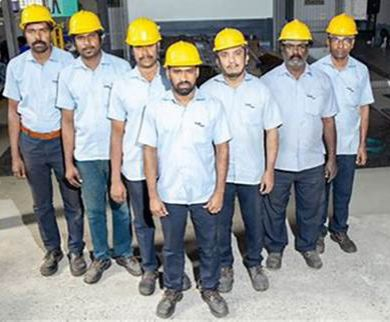
#> input picture d.jpg, 390 x 322 px, found by its file name
$ python helm.py
#> lines starting #> are read from the running program, lines starting #| are printed output that depends on the picture; after the words box and inside, x2 and y2 are one past the last pixel; in counts of white or black regions, pixels touching at a corner belong together
import cv2
import numpy as np
import os

# Path ke gambar
image_path = r"C:\Users\eka pandu\Documents\.SEMESTER 6\Praktikum Machine Vision\ETS Machine Vision\d.jpg"

# Load gambar
image = cv2.imread(image_path)
#> image is the input picture: shape (322, 390, 3); mean B, G, R 147.6, 149.3, 146.6
if image is None:
    print("Gambar tidak ditemukan.")
    exit()

# Resize gambar
image = cv2.resize(image, (640, 480))
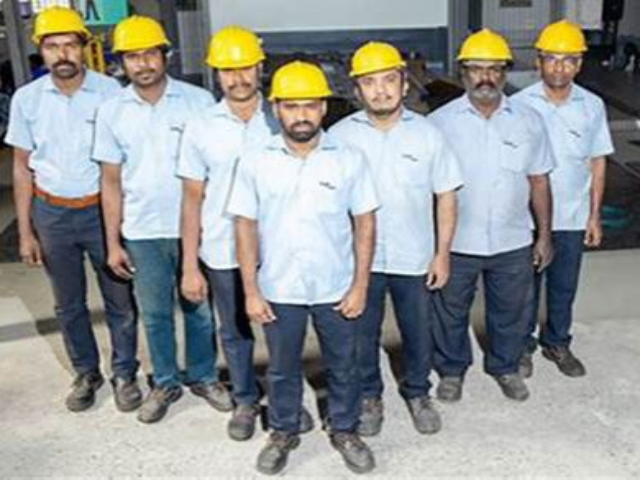
#> image: shape (480, 640, 3); mean B, G, R 147.4, 149.2, 146.5

# Ubah ke HSV
hsv = cv2.cvtColor(image, cv2.COLOR_BGR2HSV)
#> hsv: shape (480, 640, 3); mean H, S, V 73.6, 53, 161.3

# Range warna kuning
lower_yellow = np.array([20, 100, 100])
upper_yellow = np.array([35, 255, 255])

# Mask warna kuning
mask = cv2.inRange(hsv, lower_yellow, upper_yellow)
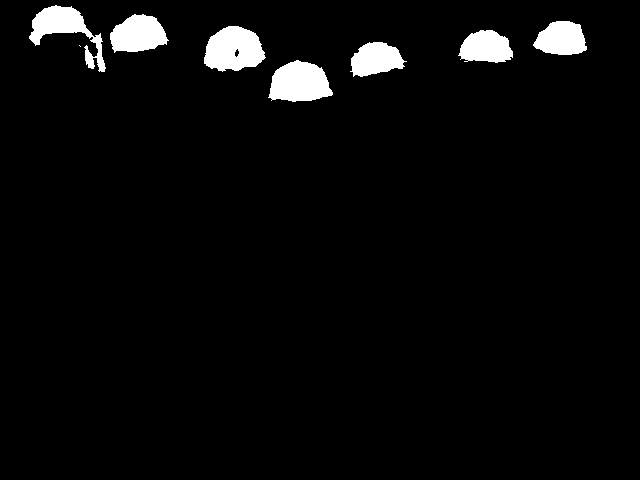
#> mask: shape (480, 640); 3.8% white; 8 white regions (1 under 20 px), largest, box (x1, y1, x2, y2) and area: (204, 26, 266, 72) 2076, (268, 60, 333, 102) 1985, (29, 5, 106, 72) 1790

# Bersihkan noise
kernel = np.ones((5, 5), np.uint8)
mask_cleaned = cv2.morphologyEx(mask, cv2.MORPH_OPEN, kernel)
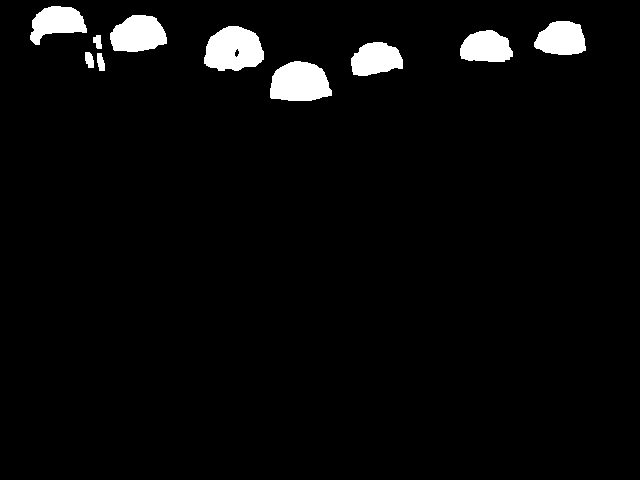
#> mask_cleaned: shape (480, 640); 3.7% white; 10 white regions, largest, box (x1, y1, x2, y2) and area: (204, 26, 264, 71) 2063, (270, 61, 332, 101) 1964, (110, 15, 167, 52) 1625
mask_cleaned = cv2.morphologyEx(mask_cleaned, cv2.MORPH_CLOSE, kernel)
#> mask_cleaned: shape (480, 640); 3.7% white; 8 white regions

# Temukan kontur
contours, _ = cv2.findContours(mask_cleaned, cv2.RETR_EXTERNAL, cv2.CHAIN_APPROX_SIMPLE)
#> contours = 8 contours; box (x1, y1, x2, y2) and area: (204, 26, 264, 71) 2003, (270, 61, 332, 101) 1883, (110, 15, 167, 52) 1552, (534, 21, 586, 55) 1308, (30, 6, 87, 45) 1280, (351, 42, 403, 76) 1269, (460, 30, 513, 62) 1262, (85, 35, 105, 71) 322

# Hitung helm
helmet_count = 0
for cnt in contours:
    area = cv2.contourArea(cnt)
    if area > 500:
        helmet_count += 1
        x, y, w, h = cv2.boundingRect(cnt)
        cv2.rectangle(image, (x, y), (x+w, y+h), (0, 255, 0), 2)
#> this loop made 8 passes
#> (area, x, y, w, h) on passes 1, 2, 4, 5, 6, 7, 8: (1883, 270, 61, 62, 40), (1269, 351, 42, 52, 34), (1261.5, 460, 30, 53, 32), (2003, 204, 26, 60, 45), (1308, 534, 21, 52, 34), (1552.5, 110, 15, 57, 37), (1279.5, 30, 6, 57, 39)
#> area on pass 3: 321.5
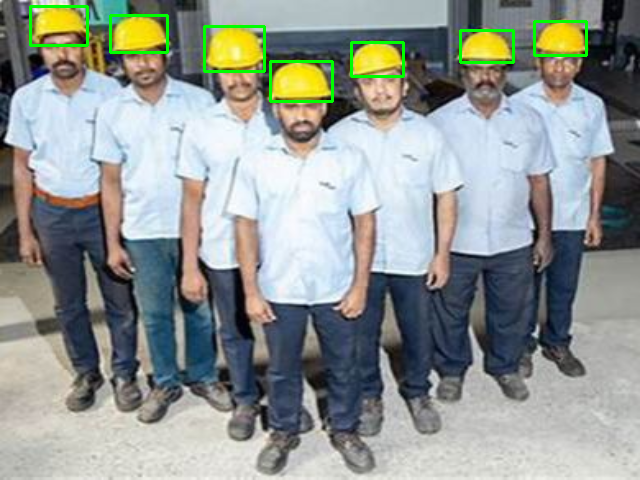
#> image: shape (480, 640, 3); 1.27% of pixels changed, all inside (x1, y1, x2, y2) = (29, 5, 588, 103)
#> after the loop, helmet_count = 7

# Tambahkan teks jumlah helm
cv2.putText(image, f"Jumlah helm kuning: {helmet_count}", (10, 30),
            cv2.FONT_HERSHEY_SIMPLEX, 1, (255, 0, 0), 2)
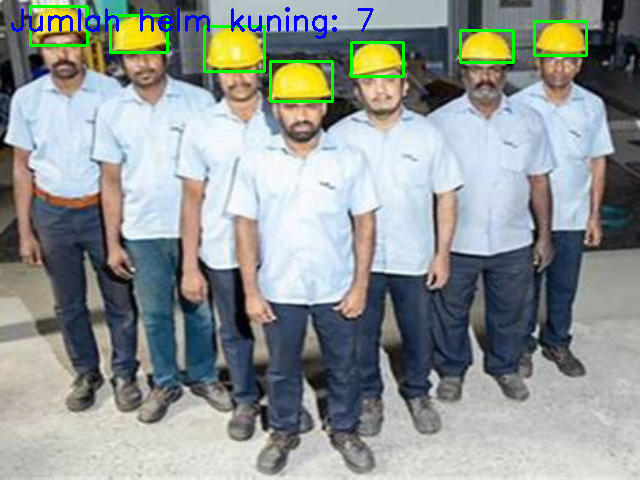
#> image: shape (480, 640, 3); 0.71% of pixels changed, all inside (x1, y1, x2, y2) = (11, 7, 374, 39)

# Buat folder output jika belum ada
output_dir = "hasil_deteksi"
os.makedirs(output_dir, exist_ok=True)

# Simpan hasil deteksi dan masking
cv2.imwrite(os.path.join(output_dir, "deteksi_helm.jpg"), image)
cv2.imwrite(os.path.join(output_dir, "masking_helm.jpg"), mask_cleaned)

# Tampilkan hasil
cv2.imshow("Deteksi Helm Kuning", image)
cv2.imshow("Masking", mask_cleaned)
cv2.waitKey(0)
cv2.destroyAllWindows()

$ run again, with a.jpg copied over d.jpg
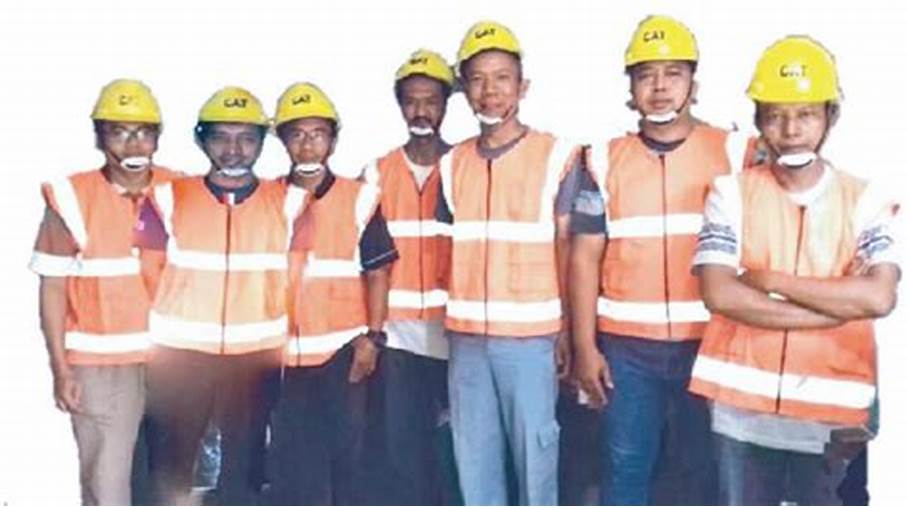
#> input picture a.jpg, 908 x 507 px, found by its file name
#> image is the input picture: shape (507, 908, 3); mean B, G, R 174.6, 177.3, 194.1
#> hsv: shape (480, 640, 3); mean H, S, V 52.4, 57.1, 203.5
#> `mask = cv2.inRange(hsv, lower_yellow, upper_yellow)`:
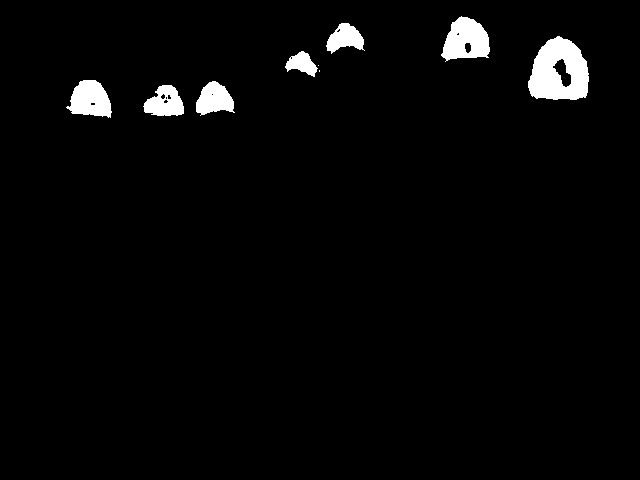
#> mask: shape (480, 640); 2.7% white; 9 white regions (2 under 20 px), largest, box (x1, y1, x2, y2) and area: (528, 36, 589, 100) 2760, (441, 16, 490, 62) 1500, (66, 80, 112, 118) 1201
#> contours = 7 contours; box (x1, y1, x2, y2) and area: (528, 37, 589, 100) 2902, (443, 17, 490, 59) 1464, (70, 80, 111, 116) 1125, (144, 85, 184, 116) 840, (196, 82, 234, 114) 826, (327, 23, 364, 51) 637, (286, 52, 317, 75) 406
#> the loop `for cnt in contours:` made 7 passes
#> (area, x, y, w, h) on passes 1, 2, 3, 5, 6, 7: (840, 144, 85, 40, 31), (825.5, 196, 82, 38, 32), (1125, 70, 80, 41, 36), (2902.5, 528, 37, 61, 63), (637, 327, 23, 37, 28), (1464, 443, 17, 47, 42)
#> after the loop `for cnt in contours:`: helmet_count = 6
#> `cv2.putText(image, f"Jumlah helm kuning: {helmet_count}", (10, 30), cv..`:
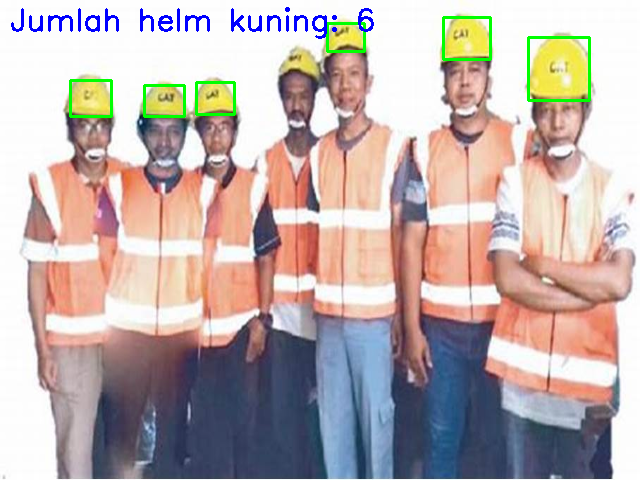
#> image: shape (480, 640, 3); mean B, G, R 173, 175.9, 190.2

$ run again, with b.jpg copied over d.jpg
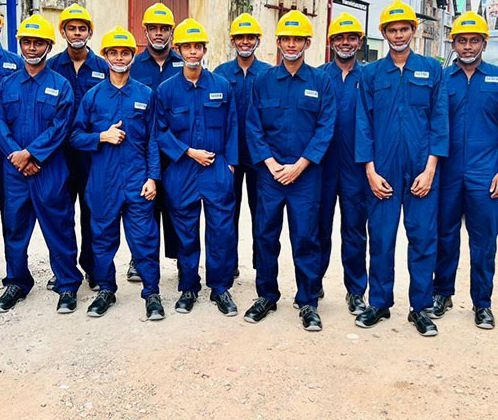
#> input picture b.jpg, 498 x 420 px, found by its file name
#> image is the input picture: shape (420, 498, 3); mean B, G, R 135.8, 115.2, 109.2
#> hsv: shape (480, 640, 3); mean H, S, V 71, 144.6, 158.4
#> `mask = cv2.inRange(hsv, lower_yellow, upper_yellow)`:
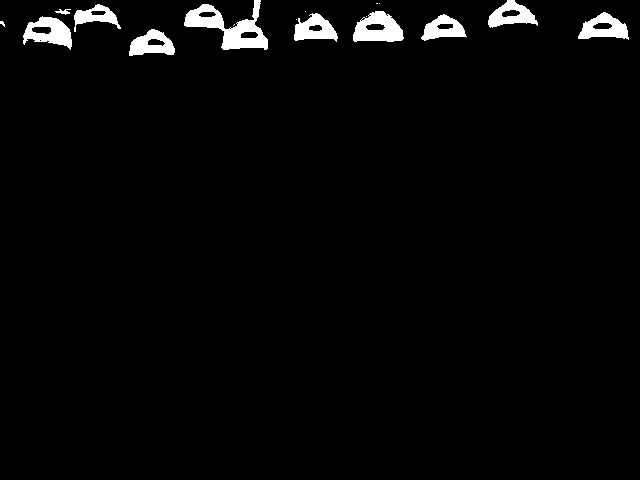
#> mask: shape (480, 640); 2.6% white; 17 white regions (7 under 20 px), largest, box (x1, y1, x2, y2) and area: (184, 0, 268, 50) 1720, (353, 11, 404, 42) 1057, (23, 16, 72, 50) 925
#> contours = 9 contours; largest, box (x1, y1, x2, y2) and area: (185, 0, 268, 50) 1688, (353, 11, 403, 42) 1067, (24, 17, 72, 47) 942, (579, 13, 628, 39) 822, (130, 30, 175, 55) 762
#> the loop `for cnt in contours:` made 9 passes
#> (area, x, y, w, h) on passes 1, 2, 3, 4, 5, 6, 8, 9: (761.5, 130, 30, 45, 25), (941.5, 24, 17, 48, 30), (670, 423, 15, 42, 25), (733, 294, 14, 43, 26), (822, 579, 13, 49, 26), (1067, 353, 11, 50, 31), (755, 488, 0, 47, 27), (1687.5, 185, 0, 83, 50)
#> after the loop `for cnt in contours:`: helmet_count = 8
#> `cv2.putText(image, f"Jumlah helm kuning: {helmet_count}", (10, 30), cv..`:
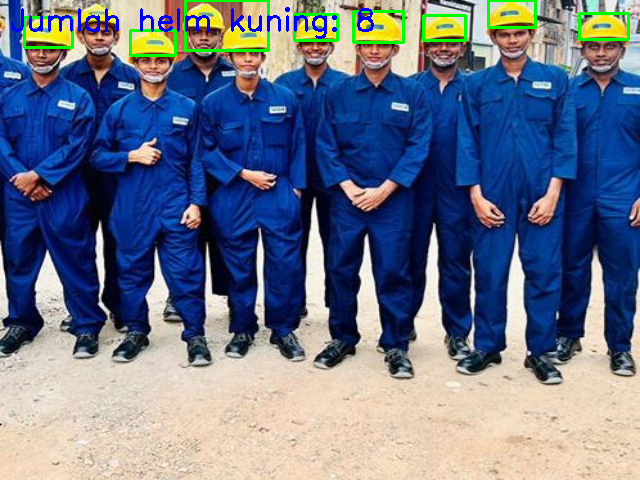
#> image: shape (480, 640, 3); mean B, G, R 135.6, 115, 105.8

$ run again, with c.jpg copied over d.jpg
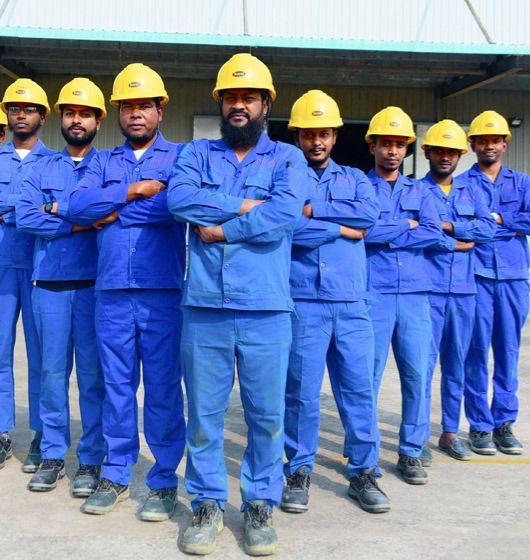
#> input picture c.jpg, 530 x 560 px, found by its file name
#> image is the input picture: shape (560, 530, 3); mean B, G, R 171.3, 123.1, 101.3
#> hsv: shape (480, 640, 3); mean H, S, V 86.6, 124.2, 180
#> `mask = cv2.inRange(hsv, lower_yellow, upper_yellow)`:
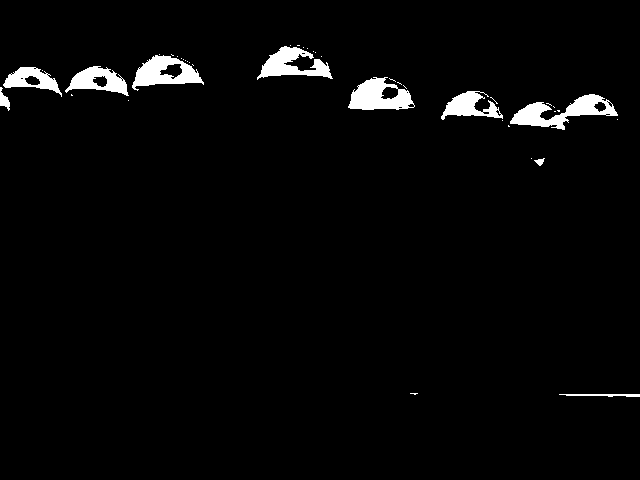
#> mask: shape (480, 640); 2.8% white; 42 white regions (32 under 20 px), largest, box (x1, y1, x2, y2) and area: (510, 94, 618, 130) 1580, (348, 77, 415, 110) 1355, (132, 55, 204, 91) 1303
#> contours = 11 contours, 1 with area under 20; largest, box (x1, y1, x2, y2) and area: (134, 56, 201, 86) 1357, (512, 94, 602, 129) 1237, (350, 78, 411, 110) 1176, (261, 47, 330, 77) 1032, (70, 66, 127, 94) 810
#> the loop `for cnt in contours:` made 11 passes
#> (area, x, y, w, h) on passes 4, 6, 7, 8, 9, 10, 11: (1237, 512, 94, 90, 35), (601, 445, 91, 36, 25), (1176, 350, 78, 61, 32), (636, 5, 67, 53, 24), (809.5, 70, 66, 57, 28), (1357, 134, 56, 67, 30), (1032.5, 261, 47, 69, 30)
#> after the loop `for cnt in contours:`: helmet_count = 7
#> `cv2.putText(image, f"Jumlah helm kuning: {helmet_count}", (10, 30), cv..`:
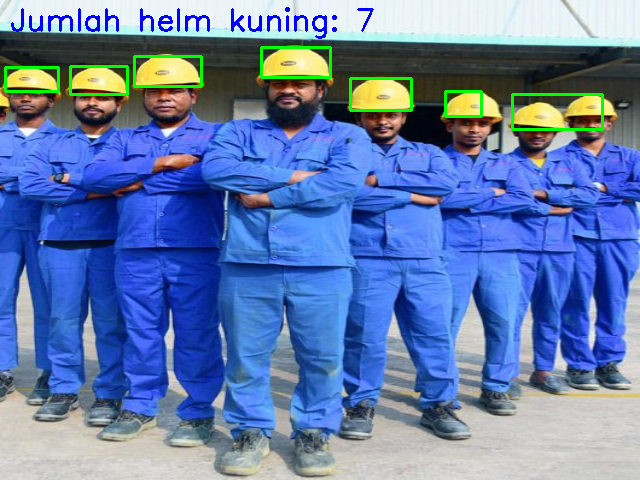
#> image: shape (480, 640, 3); mean B, G, R 170.7, 123.5, 98.5
